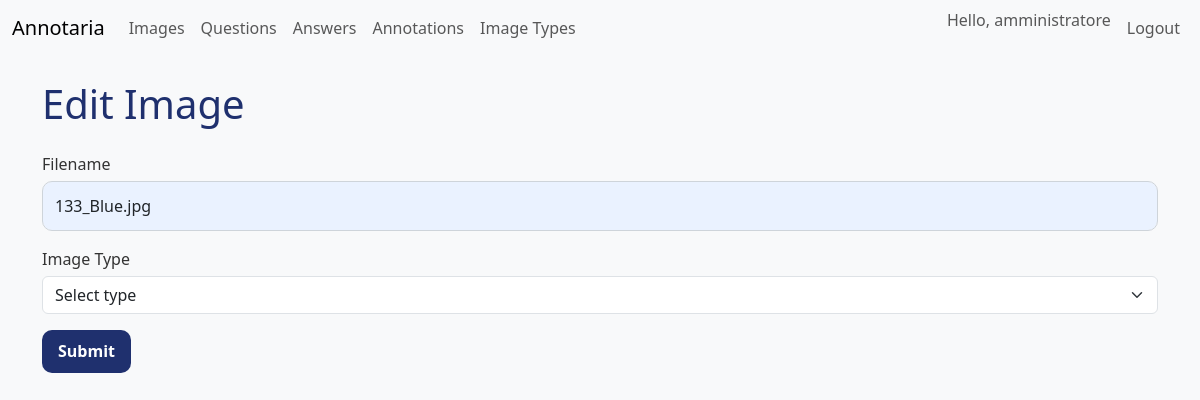
The page /ui/images/1/edit (signed in) on the database as committed earlier.
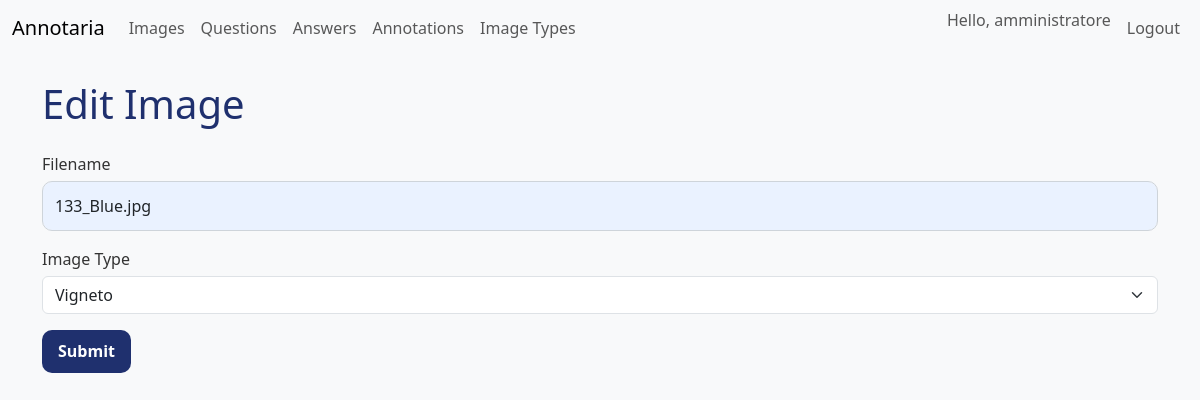
The same page on the database as committed later.
### models.py (models this page shows)
class Image(Base):
    __tablename__ = "images"
    id = Column(Integer, primary_key=True, index=True)
    filename = Column(String, unique=True, nullable=False)
    path = Column(String, nullable=False)
    uploaded_at = Column(DateTime(timezone=True), server_default=func.now())
    exif_datetime = Column(String)
    exif_gps_lat = Column(Float)
    exif_gps_lon = Column(Float)
    exif_gps_alt = Column(Float)
    exif_camera_make = Column(String)
    exif_camera_model = Column(String)
    exif_lens_model = Column(String)
    exif_focal_length = Column(Float)
    exif_aperture = Column(Float)
    exif_iso = Column(Integer)
    exif_shutter_speed = Column(String)
    exif_orientation = Column(String)
    exif_image_width = Column(Integer)
    exif_image_height = Column(Integer)
    exif_drone_model = Column(String)
    exif_flight_id = Column(String)
    exif_pitch = Column(Float)
    exif_roll = Column(Float)
    exif_yaw = Column(Float)
    image_type_id = Column(Integer, ForeignKey("image_types.id"))
    image_type = relationship("ImageType", back_populates="images")
    answers = relationship("Answer", back_populates="image")
    annotations = relationship("Annotation", back_populates="image")

class ImageType(Base):
    __tablename__ = "image_types"
    id = Column(Integer, primary_key=True, index=True)
    name = Column(String, unique=True, nullable=False)
    images = relationship("Image", back_populates="image_type")

### routers/ui.py (the view)
@router.get(
    "/images/{image_id}/edit",
    response_class=HTMLResponse,
)
def edit_image_form(
    image_id: int,
    request: Request,
    user: UserModel = Depends(require_admin),
    db: Session = Depends(get_db),
):
    image = db.query(ImageModel).filter_by(id=image_id).first()
    if not image:
        raise HTTPException(status_code=404, detail="Image not found")
    types = db.query(ImageTypeModel).all()
    return templates.TemplateResponse(
        "image_form.html",
        {"request": request, "image": image, "user": user, "image_types": types},
    )

### templates/image_form.html
{% extends "base.html" %}
{% block content %}
<h1>{% if image %}Edit Image{% else %}Upload Image{% endif %}</h1>
<form method="post" enctype="multipart/form-data" {% if image %}action="/ui/images/{{ image.id }}/edit"{% else %}action="/ui/images/upload"{% endif %}>
{% if image %}
<div class="mb-3">
    <label for="filename" class="form-label">Filename</label>
    <input type="text" class="form-control" id="filename" name="filename" value="{{ image.filename }}">
</div>
{% else %}
<div class="mb-3">
    <label for="file" class="form-label">File</label>
    <input type="file" class="form-control" id="file" name="file">
</div>
{% endif %}
<div class="mb-3">
    <label for="image_type_id" class="form-label">Image Type</label>
    <select class="form-select" id="image_type_id" name="image_type_id">
        <option value="" {% if not image or not image.image_type_id %}selected{% endif %}>Select type</option>
        {% for t in image_types %}
        <option value="{{ t.id }}" {% if image and image.image_type_id == t.id %}selected{% endif %}>{{ t.name }}</option>
        {% endfor %}
    </select>
</div>
<button type="submit" class="btn btn-primary">Submit</button>
</form>
{% endblock %}

Rows that differ between the two databases and show on the page:
changed Image "133_Blue.jpg": image_type_id "Select type" → "Vigneto"
